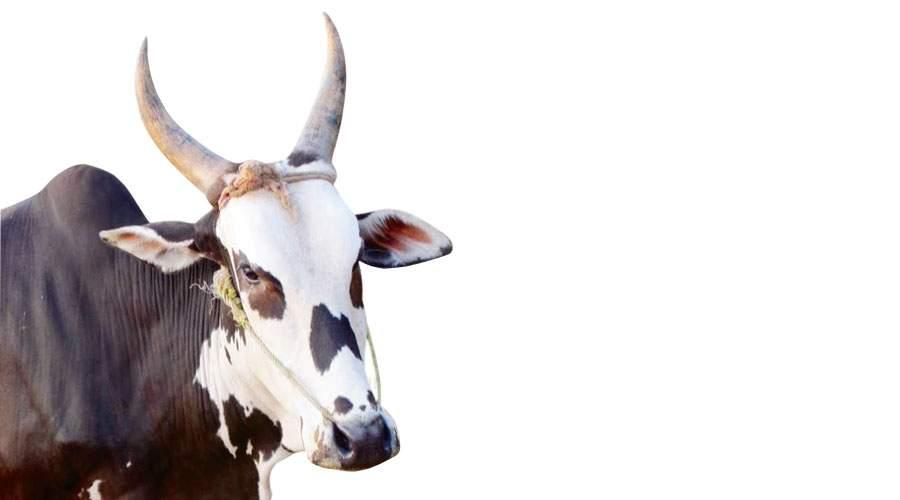
#> input picture Indian Bovine Breed Recognition.v1i.folder/train/Alambadi/Alambadi_19_jpg.rf.322f13d3ace2c52574252b12f0e044c6.jpg, 900 x 500 px
$ python -i download_and_balance.py   (imports and definitions only)   (older library calls are emulated)
#> lines starting #> are read from the running program, lines starting #| are printed output that depends on the picture
"""
download_and_balance.py
-----------------------
Step 1 : Count current clean images per breed in train/
Step 2 : For every breed below TARGET_PER_BREED, download more from Bing
Step 3 : Quality-check each downloaded image (blur, size, greyscale)
Step 4 : Print final balanced counts

Run from project root:
    python model_training/download_and_balance.py

Requirements:
    pip install icrawler opencv-python pillow
"""

import os, sys, math, shutil, time, colorsys
import numpy as np
from PIL import Image, ImageStat

try:
    import cv2
    CV2_OK = True
except ImportError:
    CV2_OK = False
    print("[WARN] opencv-python missing. Run: pip install opencv-python")

try:
    from icrawler.builtin import BingImageCrawler
    ICRAWLER_OK = True
except ImportError:
    ICRAWLER_OK = False
    print("[ERROR] icrawler missing. Run: pip install icrawler")
    sys.exit(1)

# ---------------------------------------------------------------------------
# CONFIG
# ---------------------------------------------------------------------------
THIS_DIR     = os.path.dirname(os.path.abspath(__file__))
PROJECT_ROOT = os.path.dirname(THIS_DIR)
TRAIN_DIR    = os.path.join(PROJECT_ROOT,
               'Indian Bovine Breed Recognition.v1i.folder', 'train')

TARGET_PER_BREED = 300    # minimum images we want per breed in train/
                           # (oversampling will bring all to 500 at training time)

VALID_EXTS = {'.jpg', '.jpeg', '.png', '.bmp', '.webp'}

# Quality thresholds (same as clean_dataset.py)
MIN_SIZE       = 100
MIN_BLUR_VAR   = 80.0
MIN_BRIGHTNESS = 20
MAX_BRIGHTNESS = 240
MIN_SATURATION = 12
MAX_ASPECT     = 5.0

# ---------------------------------------------------------------------------
# Breed name → best Bing search query
# ---------------------------------------------------------------------------
BREED_QUERIES = {
    "Alambadi":          "Alambadi cattle breed India",
    "Amritmahal":        "Amritmahal cattle breed Karnataka India",
    "Ayrshire":          "Ayrshire cow breed",
    "Banni":             "Banni buffalo breed Gujarat India",
    "Bargur":            "Bargur cattle breed Tamil Nadu India",
    "Bhadawari":         "Bhadawari buffalo breed India",
    "Brown_Swiss":       "Brown Swiss cow dairy breed",
    "Chhattisgarhi":     "Chhattisgarhi cattle breed India",
    "Dangi":             "Dangi cattle breed Maharashtra India",
    "Deoni":             "Deoni cattle breed India",
    "Gir":               "Gir cow breed Gujarat India",
    "Guernsey":          "Guernsey cow dairy breed",
    "Hallikar":          "Hallikar cattle breed Karnataka India",
    "Hariana":           "Hariana cattle breed Haryana India",
    "Holstein_Friesian": "Holstein Friesian black white dairy cow",
    "Jaffrabadi":        "Jaffrabadi buffalo breed Gujarat India",
    "Jersey":            "Jersey cow dairy breed",
    "Kangayam":          "Kangayam cattle breed Tamil Nadu India",
    "Kankrej":           "Kankrej cattle breed Gujarat India",
    "Kasargod":          "Kasargod cattle dwarf cow Kerala India",
    "Kenkatha":          "Kenkatha cattle breed Madhya Pradesh India",
    "Kherigarh":         "Kherigarh cattle breed Uttar Pradesh India",
    "Khillari":          "Khillari cattle breed Maharashtra India",
    "Krishna_Valley":    "Krishna Valley cattle breed Karnataka India",
    "Malnad_gidda":      "Malnad Gidda cattle Karnataka dwarf India",
    "Mehsana":           "Mehsana buffalo breed Gujarat India",
    "Murrah":            "Murrah buffalo Haryana India dairy",
    "Nagori":            "Nagori cattle breed Rajasthan India",
    "Nagpuri":           "Nagpuri buffalo Central India Maharashtra",
    "Nili_Ravi":         "Nili Ravi buffalo Pakistan Punjab",
    "Nimari":            "Nimari cattle breed Madhya Pradesh India",
    "Ongole":            "Ongole cattle breed Andhra Pradesh India",
    "Pulikulam":         "Pulikulam cattle breed Tamil Nadu India",
    "Rathi":             "Rathi cattle breed Rajasthan India",
    "Red_Dane":          "Red Dane cow dairy breed",
    "Red_Sindhi":        "Red Sindhi cattle breed Pakistan India",
    "Sahiwal":           "Sahiwal cow breed Punjab Pakistan India",
    "Surti":             "Surti buffalo breed Gujarat India",
    "Tharparkar":        "Tharparkar cattle breed Rajasthan India",
    "Toda":              "Toda buffalo Nilgiri Hills India",
    "Umblachery":        "Umblachery cattle breed Tamil Nadu India",
    "Vechur":            "Vechur dwarf cattle breed Kerala India",
    "chilika":           "Chilika buffalo Odisha India",
    "gojri":             "Gojri buffalo Himachal Pradesh India",
    "kalahandi":         "Kalahandi buffalo Odisha India",
    "luit":              "Luit buffalo Assam India",
    "marathwada":        "Marathwada buffalo Maharashtra India",
    "pandharpuri":       "Pandharpuri buffalo Maharashtra India",
}

# ---------------------------------------------------------------------------
# Quality check (returns True if image is good)
# ---------------------------------------------------------------------------
def is_good_image(path):
    try:
        img_pil = Image.open(path).convert('RGB')
#> img_pil is the input picture: PIL image 900x500 RGB; mean R, G, B 220, 216.3, 217
        img_pil.verify()
        img_pil = Image.open(path).convert('RGB')
    except Exception:
        return False

    w, h = img_pil.size
#> w = 900; h = 500
    if w < MIN_SIZE or h < MIN_SIZE:
        return False
    if max(w/h, h/w) > MAX_ASPECT:
        return False

    stat = ImageStat.Stat(img_pil)
    brightness = sum(stat.mean[:3]) / 3
#> brightness = 217.8
    if brightness < MIN_BRIGHTNESS or brightness > MAX_BRIGHTNESS:
        return False

    # Saturation check
    try:
        pixels = list(img_pil.getdata())
#> pixels = 450000 items
        sat_vals = [colorsys.rgb_to_hsv(r/255, g/255, b/255)[1]*255
                    for r,g,b in pixels[::50]]
#> sat_vals = 9000 values, max 255 at index 7727, min 0 at index 0, mean 18.18
        if np.mean(sat_vals) < MIN_SATURATION:
            return False
    except Exception:
        pass

    # Blur check
    if CV2_OK:
        try:
            img_cv = cv2.imread(path)
            if img_cv is not None:
                grey = cv2.cvtColor(img_cv, cv2.COLOR_BGR2GRAY)
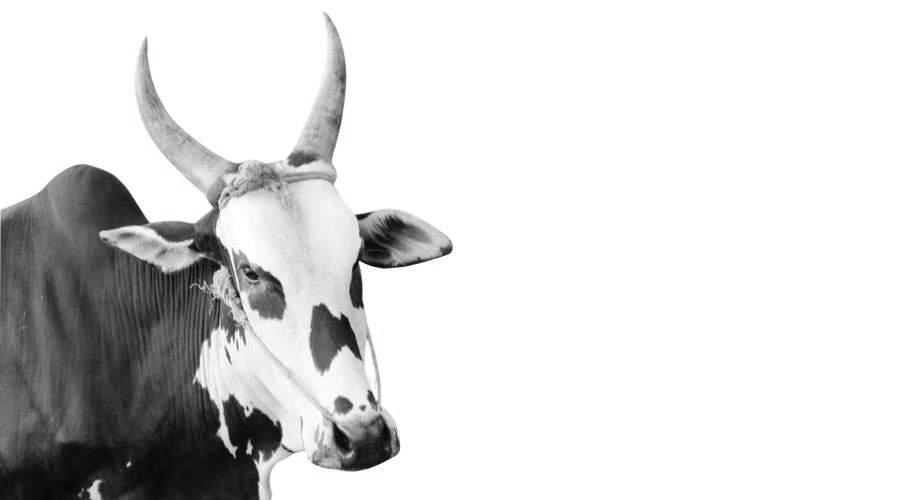
#> grey: shape (500, 900); min 1, max 255, mean 217.5
                if cv2.Laplacian(grey, cv2.CV_64F).var() < MIN_BLUR_VAR:
                    return False
        except Exception:
            pass

    return True

# ---------------------------------------------------------------------------
# Count clean images in a breed folder
# ---------------------------------------------------------------------------
# [146 lines left out: functions count_images, download_for_breed, main, not called in this run]

# [2 lines not run here, left out]

>>> result = is_good_image('../Indian Bovine Breed Recognition.v1i.folder/train/Alambadi/Alambadi_19_jpg.rf.322f13d3ace2c52574252b12f0e044c6.jpg')

$ run again, on Indian Bovine Breed Recognition.v1i.folder/train/Ayrshire/Ayrshire_141_jpg.rf.a24599267daaa8cb6778abfbc9512f7c.jpg
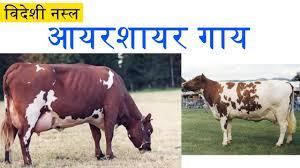
#> input picture Indian Bovine Breed Recognition.v1i.folder/train/Ayrshire/Ayrshire_141_jpg.rf.a24599267daaa8cb6778abfbc9512f7c.jpg, 300 x 168 px
#> in is_good_image, img_pil is the input picture: PIL image 300x168 RGB; mean R, G, B 175.2, 167.4, 161.2
#> brightness = 167.9
#> pixels = 50400 items
#> sat_vals = 1008 values, max 255 at index 48, min 0 at index 2, mean 56.11
#> in is_good_image, `grey = cv2.cvtColor(img_cv, cv2.COLOR_BGR2GRAY)`:
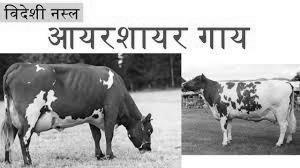
#> grey: shape (168, 300); min 1, max 255, mean 169
